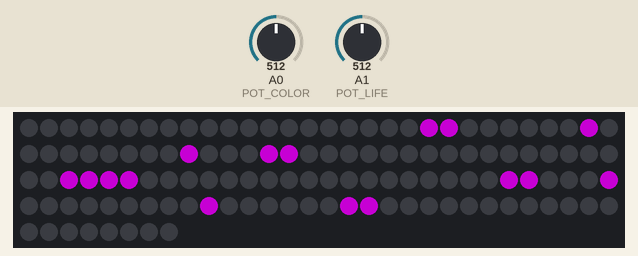
Recording of a sketch running on a simulated Arduino Uno, built with avr-gcc and run on an emulated ATmega328P. Parts: 128 RGB LEDs in strip order, left to right, continuing on the next row. Inputs (shaded band) come from the test bench; at power-on: A0 (POT_COLOR) = 512, A1 (POT_LIFE) = 512. Dim RGB values are drawn brighter than linear.

Above: at 1.3 s.
1.4 s: A0 (POT_COLOR) set to 716
At 1.6 s:
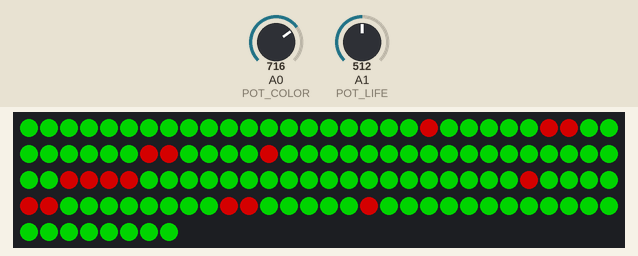
3.8 s: A0 (POT_COLOR) set to 900
At 4.08 s:
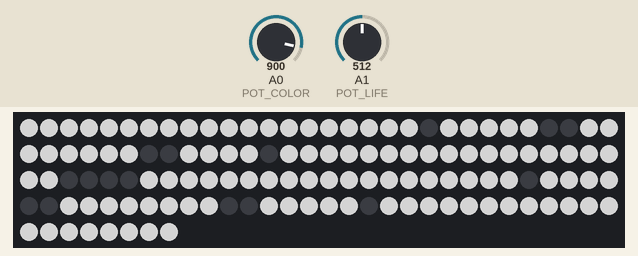
6.3 s: A0 (POT_COLOR) set to 1023
At 6.57 s:
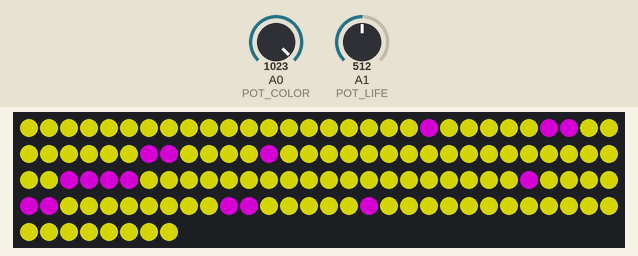
8.8 s: A0 (POT_COLOR) set to 306
At 9.36 s:
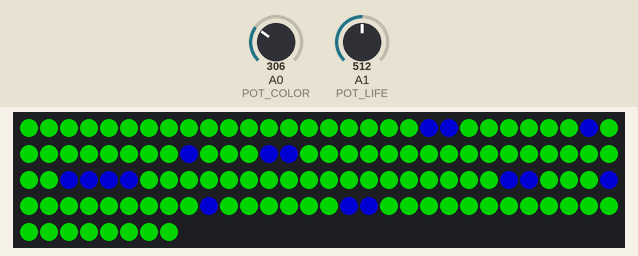
11.3 s: A0 (POT_COLOR) set to 0
At 11.54 s:
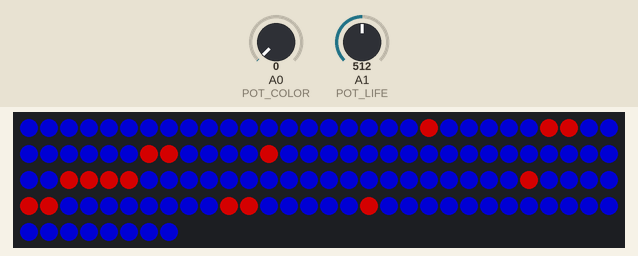
13.8 s: A1 (POT_LIFE) set to 716
Timing chart, 0 to 16.3 s (numbered marks = the images above; inputs shaded):
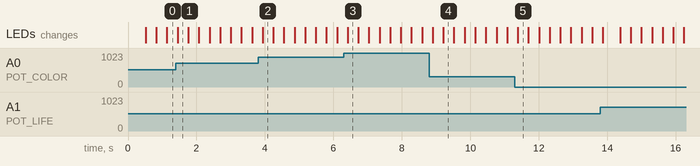

The sketch:

HelioxGameOfLife.ino
```cpp
#include <FastLED.h>

/*** Lampe Init ***/
#define LED_PIN     6
#define POT_COLOR  A0
#define POT_LIFE   A1
#define COLOR_ORDER GRB
#define CHIPSET     WS2811
#define BRIGHTNESS 128


int potLifeSelect = 18;
int potColorSelect = 18;
bool initialised = false;

const uint8_t matrixWith = 16;  // X
const uint8_t matrixHeight = 8; // Y

#define matrixSize (matrixWith * matrixHeight)
#define matrixSizeOut ((matrixWith + 1) * (matrixHeight + 1))
CRGB leds[matrixSize];

/*** Game of Life Init ***/
uint8_t matrixOfLife[matrixSize] = {0};
uint8_t matrixOfLifeNumberNeighbor[matrixSize] = {0};

long colorLife = 0xFF0000;
long colorDead = 0x0000FF;

void setup() {
  Serial.begin(9600);
  FastLED.addLeds<CHIPSET, LED_PIN, COLOR_ORDER>(leds, matrixSize).setCorrection(TypicalSMD5050);
  FastLED.setBrightness( BRIGHTNESS );
}


uint8_t XY( uint8_t x, uint8_t y)
{
  if( x & 0x01) {
    y = (matrixHeight - 1) - y;
  }

  return (x * matrixHeight) + y;
}

uint8_t numberNeighbor(uint8_t x, uint8_t y){
  uint8_t nb = 0;

  for(int i=x-1; i<=x+1;i++){
     for(int j=y-1;j<=y+1;j++){
      if(i >= 0 && j >= 0 && i < matrixWith && j < matrixHeight ){
         nb = nb + matrixOfLife[XY(i,j)];
      }
     }
  }

  return nb - matrixOfLife[XY(x,y)];
}

void setMatrix(){
  for (uint8_t x = 0; x < matrixWith; x++){
    for (uint8_t y = 0; y < matrixHeight; y++){
      matrixOfLifeNumberNeighbor[XY(x, y)] = numberNeighbor(x, y);
    }
  }

  for (uint8_t i = 0; i < matrixSize; i++) {

    if(matrixOfLife[i] == 1){
      // SURVIE ?
      if (matrixOfLifeNumberNeighbor[i] == 2 || matrixOfLifeNumberNeighbor[i] == 3){
        matrixOfLife[i] = 1;
      }else{
        matrixOfLife[i] = 0;
      }
    }else{
      // NAISSANCE ?
      if (matrixOfLifeNumberNeighbor[i] == 3){
        matrixOfLife[i] = 1;
      }else{
        matrixOfLife[i] = 0;
      }
    }
  }

}

void displayMatrix(){
  for (uint8_t i = 0; i < matrixSize; i++) {
      if(matrixOfLife[i] == 1){
        leds[i] = colorLife;
      }else{
        leds[i] = colorDead;
      }
    }
}

void changeLife() {
  int potLifeValue = analogRead(POT_LIFE) / 100 % 100;
  if(potLifeSelect != potLifeValue){
    potLifeSelect = potLifeValue;
   memset(matrixOfLife, 0, sizeof(matrixOfLife));
   initialised = false;
    switch(potLifeValue) {
      case 0:
      /*
       ##########
      */
        matrixOfLife[XY(3,3)] = 1;
        matrixOfLife[XY(4,3)] = 1;
        matrixOfLife[XY(5,3)] = 1;
        matrixOfLife[XY(6,3)] = 1;
        matrixOfLife[XY(7,3)] = 1;
        matrixOfLife[XY(8,3)] = 1;
        matrixOfLife[XY(9,3)] = 1;
        matrixOfLife[XY(10,3)] = 1;
        matrixOfLife[XY(11,3)] = 1;
        matrixOfLife[XY(12,3)] = 1;
        break;
      case 1:
      /*
        ###
      */
        matrixOfLife[XY(7,3)] = 1;
        matrixOfLife[XY(8,3)] = 1;
        matrixOfLife[XY(9,3)] = 1;
        break;
      case 2:
      /*
         #
         #
        ###
      */
        matrixOfLife[XY(7,3)] = 1;
        matrixOfLife[XY(8,3)] = 1;
        matrixOfLife[XY(9,3)] = 1;
        matrixOfLife[XY(8,4)] = 1;
        matrixOfLife[XY(8,5)] = 1;
        break;
      case 3:
        /*
           ###
          ###
        */
        matrixOfLife[XY(7,5)] = 1;
        matrixOfLife[XY(7,4)] = 1;
        matrixOfLife[XY(8,5)] = 1;
        matrixOfLife[XY(8,4)] = 1;
        matrixOfLife[XY(6,4)] = 1;
        matrixOfLife[XY(9,5)] = 1;
        break;
      case 4:
        /*
        #####      #####
        */
        matrixOfLife[XY(0,3)] = 1;
        matrixOfLife[XY(1,3)] = 1;
        matrixOfLife[XY(2,3)] = 1;
        matrixOfLife[XY(3,3)] = 1;
        matrixOfLife[XY(4,3)] = 1;
        matrixOfLife[XY(8,3)] = 1;
        matrixOfLife[XY(9,3)] = 1;
        matrixOfLife[XY(10,3)] = 1;
        matrixOfLife[XY(11,3)] = 1;
        matrixOfLife[XY(12,3)] = 1;
        break;
      case 5:
        /*
         ###    ###
        ###      ###


            ####
        */
        matrixOfLife[XY(2,4)] = 1;
        matrixOfLife[XY(3,5)] = 1;
        matrixOfLife[XY(3,4)] = 1;
        matrixOfLife[XY(4,5)] = 1;
        matrixOfLife[XY(4,4)] = 1;
        matrixOfLife[XY(5,5)] = 1;
        matrixOfLife[XY(6,0)] = 1;
        matrixOfLife[XY(7,0)] = 1;
        matrixOfLife[XY(8,0)] = 1;
        matrixOfLife[XY(9,0)] = 1;
        matrixOfLife[XY(10,5)] = 1;
        matrixOfLife[XY(11,5)] = 1;
        matrixOfLife[XY(11,4)] = 1;
        matrixOfLife[XY(12,5)] = 1;
        matrixOfLife[XY(12,4)] = 1;
        matrixOfLife[XY(13,4)] = 1;
        break;
      default:
        /*
         ###
        */
        matrixOfLife[XY(7,3)] = 1;
        matrixOfLife[XY(8,3)] = 1;
        matrixOfLife[XY(9,3)] = 1;
    }
  }

}


void changeColor() {
  int potColorValue = analogRead(POT_COLOR) / 100 % 100;
  if(potColorSelect != potColorValue){
    potColorSelect = potColorValue;
    switch(potColorValue) {
      case 0:
        colorLife = 0xFF0000;
        colorDead = 0x0000FF;
        break;
      case 1:
        colorLife = 0x00FF00;
        colorDead = 0x0000FF;
        break;
      case 2:
        colorLife = 0x0000FF;
        colorDead = 0xFF0000;
        break;
      case 3:
        colorLife = 0x0000FF;
        colorDead = 0x00FF00;
        break;
      case 4:
        colorLife = 0xFF00FF;
        colorDead = 0xFFFF00;
        break;
      case 5:
        colorLife = 0xF000FF;
        colorDead = 0x000000;
        break;
      case 6:
        colorLife = 0xFF0000;
        colorDead = 0x00FF00;
        break;
      case 7:
        colorLife = 0xFF0000;
        colorDead = 0x00FF00;
        break;
      case 8:
        colorLife = 0x00FF00;
        colorDead = 0xFF0000;
        break;
      case 9:
        colorLife = 0x000000;
        colorDead = 0xFFFFFF;
        break;
      default:
        colorLife = 0xFF00FF;
        colorDead = 0xFFFF00;
    }
  }

}

void loop() {
  changeLife();
  changeColor();
  if(initialised){
    setMatrix();
    displayMatrix();
    FastLED.show();
    delay(300);
  }else{
    displayMatrix();
    FastLED.show();
    delay(500);
    initialised = true;
  }
}
```

Measured:
- after the input at 1.4 s, the LEDs: change after 0.05 s (image 1)
- after the input at 3.8 s, the LEDs: change after 0.13 s (image 2)
- after the input at 6.3 s, the LEDs: change after 0.12 s (image 3)
- after the input at 8.8 s, the LEDs: first change after 0.10 s (image 4 shows a later state)
- after the input at 11.3 s, the LEDs: change after 0.09 s (image 5)
